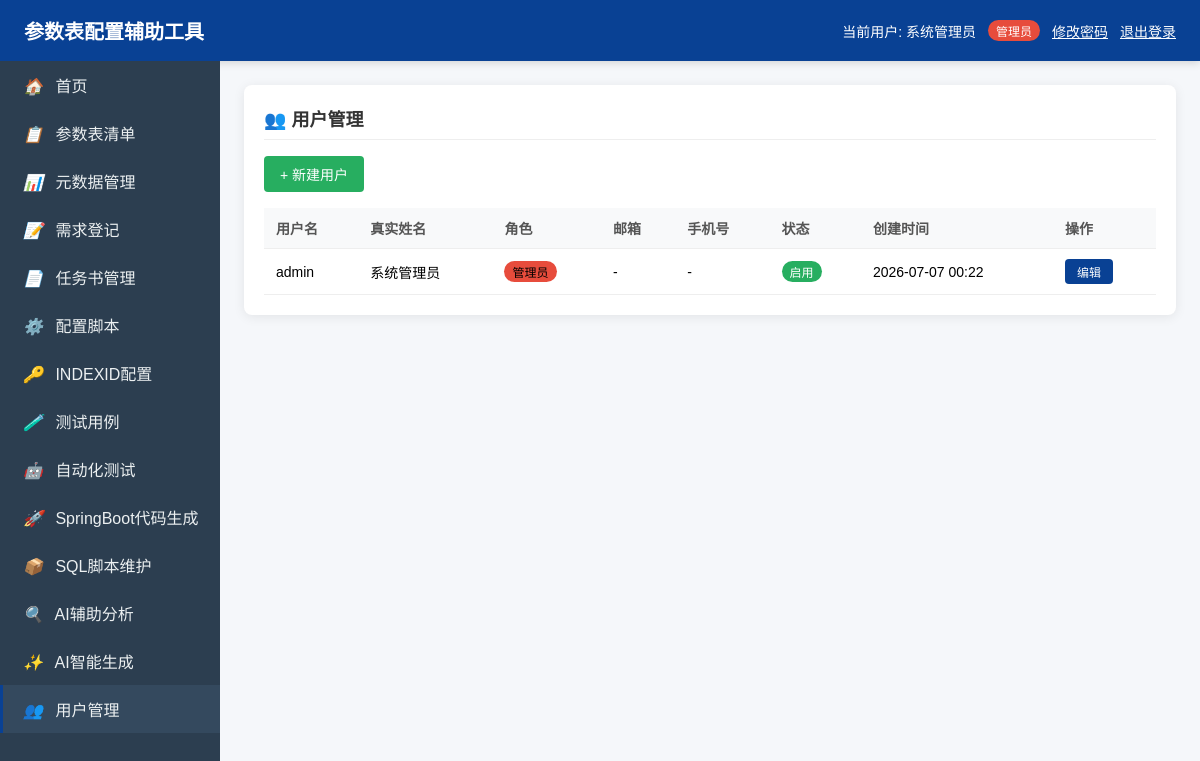
Screenshot of /users/ (signed in) with the database file from the repository.
### parameter/models.py (models this page shows, shortened)
class User(models.Model):
    username = models.CharField(max_length=100, unique=True, verbose_name='用户名')
    password = models.CharField(max_length=255, verbose_name='密码')
    real_name = models.CharField(max_length=100, verbose_name='真实姓名')
    email = models.EmailField(null=True, blank=True, verbose_name='邮箱')
    phone = models.CharField(max_length=20, null=True, blank=True, verbose_name='手机号')
    role = models.ForeignKey(Role, on_delete=models.CASCADE, verbose_name='角色')
    is_active = models.BooleanField(default=True, verbose_name='是否启用')
    created_at = models.DateTimeField(auto_now_add=True, verbose_name='创建时间')
    updated_at = models.DateTimeField(auto_now=True, verbose_name='更新时间')
    class Meta:
        verbose_name = '用户'
        verbose_name_plural = '用户'

class Role(models.Model):
    ROLE_CHOICES = [
        ('admin', '管理员'),
        ('business', '业务人员'),
        ('technical', '技术人员'),
        ('general', '一般人员'),
    ]
    role_code = models.CharField(max_length=50, choices=ROLE_CHOICES, unique=True, verbose_name='角色编码')
    role_name = models.CharField(max_length=100, verbose_name='角色名称')
    description = models.TextField(null=True, blank=True, verbose_name='角色描述')
    class Meta:
        verbose_name = '角色'
        verbose_name_plural = '角色'

### parameter/auth_views.py (the view)
# urls.py: path('users/', auth_views.UserListView.as_view(), name='user_list'),
@method_decorator(admin_required, name='dispatch')
class UserListView(View):
    def get(self, request):
        logger.info(f"[UserListView] 管理员 {request.user.username} 查看用户列表")
        users = User.objects.select_related('role').all().order_by('-created_at')
        return render(request, 'parameter/user_list.html', {'users': users, 'current_user': request.user})

### parameter/auth_views.py (called while the page is built)
def admin_required(view_func):
    def wrapper(request, *args, **kwargs):
        user_id = request.session.get('user_id')
        if not user_id:
            return redirect('login')
        try:
            user = User.objects.get(id=user_id)
            if user.role.role_code != 'admin':
                logger.warning(f"[admin_required] 用户 {user.username} 非管理员，无权限访问")
                return render(request, 'parameter/error.html', {'message': '无权限访问此页面'})
            request.user = user
            return view_func(request, *args, **kwargs)
        except User.DoesNotExist:
            return redirect('login')
    return wrapper

### parameter/templates/parameter/user_list.html (shortened to what this page needs)
{% extends 'parameter/base.html' %}
{% block content %}
    <div class="card">
        <div class="card-title">👥 用户管理</div>
        <div style="margin-bottom: 16px;">
            <a href="/users/create/" class="btn btn-success">+ 新建用户</a>
        </div>
        <table class="table">
            <thead>
                <tr>
                    <th>用户名</th>
                    <th>真实姓名</th>
                    <th>角色</th>
                    <th>邮箱</th>
                    <th>手机号</th>
                    <th>状态</th>
                    <th>创建时间</th>
                    <th>操作</th>
                </tr>
            </thead>
            <tbody>
                {% for user in users %}
                <tr>
                    <td>{{ user.username }}</td>
                    <td>{{ user.real_name }}</td>
                    <td>
                        <span class="badge badge-{{ user.role.role_code }}">{{ user.role.role_name }}</span>
                    </td>
                    <td>{{ user.email|default:'-' }}</td>
                    <td>{{ user.phone|default:'-' }}</td>
                    <td>
                        {% if user.is_active %}
                        <span class="badge badge-active">启用</span>
                        {% else %}
                        <span class="badge badge-deprecated">禁用</span>
                        {% endif %}
                    </td>
                    <td>{{ user.created_at|date:'Y-m-d H:i' }}</td>
                    <td>
                        <a href="/users/edit/{{ user.id }}/" class="btn btn-primary btn-sm">编辑</a>
                    </td>
                </tr>
                {% empty %}
                <tr><td colspan="8" style="text-align: center;">暂无用户数据</td></tr>
                {% endfor %}
            </tbody>
        </table>
    </div>
{% endblock %}

### parameter/templates/parameter/base.html (shortened to what this page needs)
<!DOCTYPE html>
<html lang="zh-CN">
<head>
</head>
<body>
    <div class="header">
        <h1>参数表配置辅助工具</h1>
        <div class="user-info">
            <span>当前用户: {{ request.user.real_name|default:request.user.username }}</span>
            <span class="badge badge-{{ request.user.role.role_code|default:'general' }}">{{ request.user.role.role_name|default:'-' }}</span>
            <a href="/change-password/" style="color: #fff; text-decoration: underline;">修改密码</a>
            <a href="/logout/" style="color: #fff; text-decoration: underline;">退出登录</a>
        </div>
    </div>
    <div class="sidebar">
        <a href="/" class="nav-item {% if request.path == '/' %}active{% endif %}"><i>🏠</i> 首页</a>
        <a href="/tables/" class="nav-item {% if 'tables' in request.path %}active{% endif %}"><i>📋</i> 参数表清单</a>
        <a href="/metadata/" class="nav-item {% if 'metadata' in request.path %}active{% endif %}"><i>📊</i> 元数据管理</a>
        <a href="/requirements/" class="nav-item {% if 'requirements' in request.path %}active{% endif %}"><i>📝</i> 需求登记</a>
        <a href="/task-documents/" class="nav-item {% if 'task-documents' in request.path %}active{% endif %}"><i>📄</i> 任务书管理</a>
        <a href="/config-scripts/" class="nav-item {% if 'config-scripts' in request.path %}active{% endif %}"><i>⚙️</i> 配置脚本</a>
        <a href="/index-id/" class="nav-item {% if 'index-id' in request.path %}active{% endif %}"><i>🔑</i> INDEXID配置</a>
        <a href="/test-cases/" class="nav-item {% if 'test-cases' in request.path %}active{% endif %}"><i>🧪</i> 测试用例</a>
        <a href="/automation-test/" class="nav-item {% if 'automation-test' in request.path %}active{% endif %}"><i>🤖</i> 自动化测试</a>
        <a href="/springboot-generator/" class="nav-item {% if 'springboot-generator' in request.path %}active{% endif %}"><i>🚀</i> SpringBoot代码生成</a>
        <a href="/sql-manager/" class="nav-item {% if 'sql-manager' in request.path %}active{% endif %}"><i>📦</i> SQL脚本维护</a>
        <a href="/ai-analysis/" class="nav-item {% if 'ai-analysis' in request.path %}active{% endif %}"><i>🔍</i> AI辅助分析</a>
        <a href="/ai-generation/" class="nav-item {% if 'ai-generation' in request.path %}active{% endif %}"><i>✨</i> AI智能生成</a>
        {% if request.user.role.role_code == 'admin' %}
        <a href="/users/" class="nav-item {% if 'users' in request.path %}active{% endif %}"><i>👥</i> 用户管理</a>
        {% endif %}
    </div>
    <div class="main-content">
        {% block content %}{% endblock %}
    </div>
</body>
</html>

### parameter/templates/parameter/base.html (style rules this page uses)
* { margin: 0; padding: 0; box-sizing: border-box; }
body { font-family: 'Microsoft YaHei', Arial, sans-serif; background-color: #f5f7fa; }
.header { background: #094194; color: white; padding: 16px 24px; box-shadow: 0 2px 8px rgba(0,0,0,0.15); display: flex; justify-content: space-between; align-items: center; }
.header h1 { font-size: 20px; font-weight: 600; margin: 0; }
.header .user-info { font-size: 14px; display: flex; align-items: center; gap: 12px; }
.sidebar { width: 220px; background: #2c3e50; min-height: calc(100vh - 60px); float: left; }
.sidebar .nav-item { display: block; color: #ecf0f1; padding: 12px 20px; text-decoration: none; border-left: 3px solid transparent; }
.sidebar .nav-item:hover, .sidebar .nav-item.active { background: #34495e; border-left-color: #094194; }
.sidebar .nav-item i { margin-right: 8px; }
.main-content { margin-left: 220px; padding: 24px; }
.card { background: white; border-radius: 8px; box-shadow: 0 2px 12px rgba(0,0,0,0.08); padding: 20px; margin-bottom: 20px; }
.card-title { font-size: 18px; font-weight: 600; color: #333; margin-bottom: 16px; padding-bottom: 8px; border-bottom: 1px solid #eee; }
.btn { display: inline-block; padding: 8px 16px; border-radius: 4px; text-decoration: none; font-size: 14px; cursor: pointer; border: none; }
.btn-primary { background: #094194; color: white; }
.btn-success { background: #27ae60; color: white; }
.btn-sm { padding: 4px 12px; font-size: 12px; }
.table { width: 100%; border-collapse: collapse; margin-top: 12px; }
.table th, .table td { padding: 10px 12px; text-align: left; border-bottom: 1px solid #eee; font-size: 14px; }
.table th { background: #f8f9fa; font-weight: 600; color: #555; }
.badge { display: inline-block; padding: 2px 8px; border-radius: 12px; font-size: 12px; font-weight: 500; }
.badge-active { background: #27ae60; color: white; }

### parameter/templates/parameter/user_list.html (style rules this page uses)
.badge-admin { background: #e74c3c; }

### rows the page displays
User: user.real_name "系统管理员", user.role.role_name "管理员", username "admin", real_name "系统管理员", role.role_name "管理员", email "-", phone "-", is_active "启用", created_at "2026-07-07 00:22"
